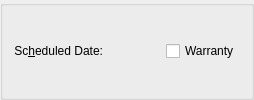
      <widget class="QGroupBox" name="_schedGroup" >
       <property name="title" >
        <string/>
       </property>
       <layout class="QGridLayout" >
        <item row="0" column="0" >
         <widget class="QLabel" name="_scheduledDateLit" >
          <property name="text" >
           <string>Sc&amp;heduled Date:</string>
          </property>
          <property name="alignment" >
           <set>Qt::AlignRight|Qt::AlignTrailing|Qt::AlignVCenter</set>
          </property>
          <property name="buddy" >
           <cstring>_scheduledDate</cstring>
          </property>
         </widget>
        </item>
        <item row="0" column="1" >
         <widget class="DLineEdit" name="_scheduledDate" >
          <property name="focusPolicy" >
           <enum>Qt::StrongFocus</enum>
          </property>
         </widget>
        </item>
        <item row="0" column="4" >
         <spacer>
          <property name="orientation" >
           <enum>Qt::Horizontal</enum>
          </property>
          <property name="sizeHint" >
           <size>
            <width>51</width>
            <height>20</height>
           </size>
          </property>
         </spacer>
        </item>
        <item row="0" column="5" >
         <widget class="QCheckBox" name="_warranty" >
          <property name="focusPolicy" >
           <enum>Qt::StrongFocus</enum>
          </property>
          <property name="text" >
           <string>Warranty</string>
          </property>
         </widget>
        </item>
       </layout>
      </widget>
